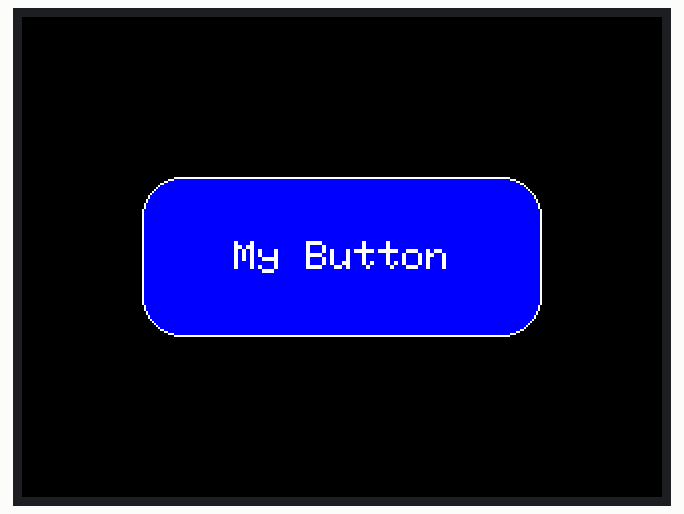
A program run on a simulated ESP32. On the bench: 320×240 colour display.

Above: at 0.2 s.

The program:

main.cpp
```cpp
#include <TFT_eSPI.h>
#include <SPI.h>

// #define TFT_MISO 33
// #define TFT_MOSI 27
// #define TFT_SCLK 12
// #define TFT_CS 22
// #define TFT_RST 32
// #define TFT_DC 25
// #define TFT_BL 13

// #define TOUCH_CS 26

#define TFT_ROTATION 1

TFT_eSPI tft = TFT_eSPI();

void drawButton(int32_t x, int32_t y, int32_t w, int32_t h, uint32_t color, uint32_t outline, String label)
{
  uint8_t r = min(w, h) / 4; // border radius

  tft.fillRoundRect(x, y, w, h, r, color);
  tft.drawRoundRect(x, y, w, h, r, outline);

  //Print the label
  tft.setTextColor(TFT_WHITE,color);
  tft.setTextSize(2);
  uint8_t tempdatum = tft.getTextDatum();
  tft.setTextDatum(MC_DATUM);
  uint16_t tempPadding = tft.getTextPadding();
  tft.setTextPadding(0);

  tft.drawString(label, x + (w/2), y + (h/2));
  tft.setTextDatum(tempdatum);
  tft.setTextPadding(tempPadding);

}

void setup(void) {
  Serial.begin(115200);
  tft.begin();
  tft.setRotation(TFT_ROTATION);
}

void loop() {
  drawButton((tft.width()-200)/2, (tft.height()-80)/2, 200, 80, TFT_BLUE,
                     TFT_WHITE, "My Button");
  delay(10000);
}
```
